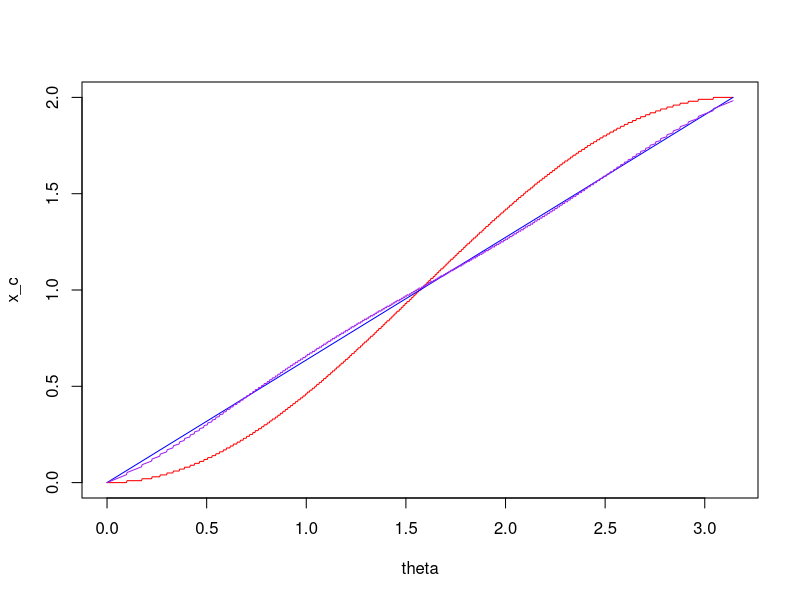
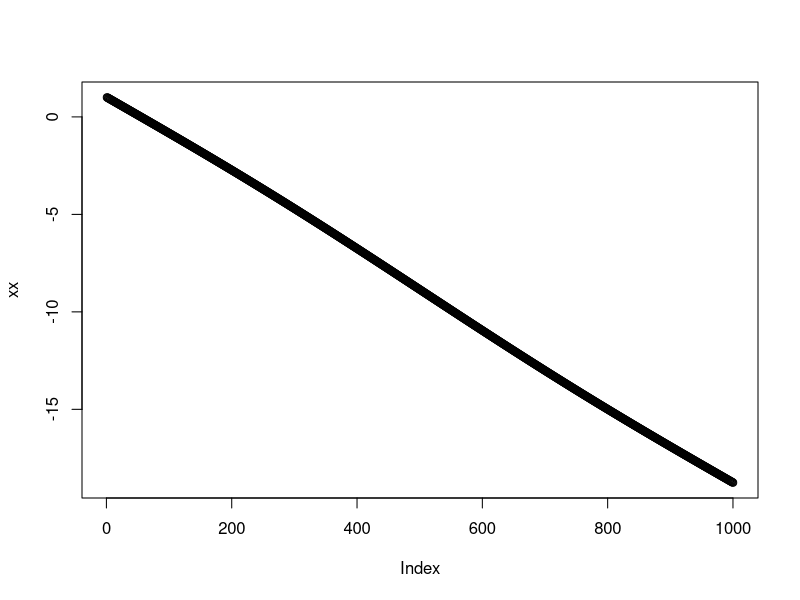

The R script that drew these images, in order:
#x=rcosθ,y=rsinθ

theta <- seq(0,pi, length.out = 1000)
theta_pct <- theta/(1/2*pi)
x <- round(cos(theta),2)
x_c <- 1-x
(df<-data.frame(theta,theta_pct,x,x_c))
z  <- 0.2145*sin(theta*(1/5*pi^2))+x_c

plot(x=theta, y=x_c,type = "l", col="red") #nls
lines(x=theta, y=theta_pct, col="blue")
lines(x=theta, y = z, col="purple")

xx <- 0.2145*sin(theta*(1/5*pi^2))+1-(theta*2*pi)
theta -xx
plot(xx)

max(x_c-theta_pct)
max(z-theta_pct)

options("max.print"=500)

